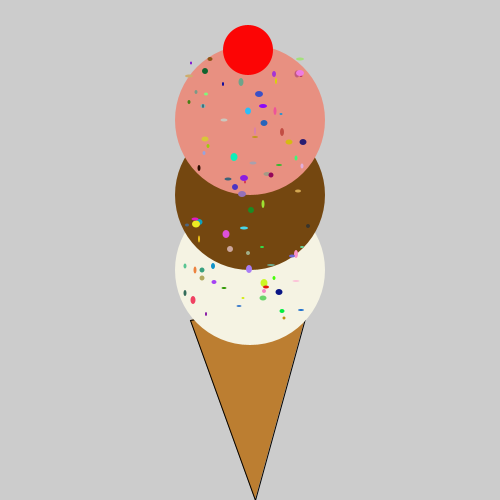
Frame 1 (no input)
Frame 60 (the mouse pressed at the canvas centre just before this capture): identical to frame 1, image omitted
Frame 120 (the mouse held since frame 60 and released just before this capture): identical to frame 1, image omitted

The Processing sketch that drew this single still picture (run headless with seeded random() and noise(); from frame 60 on, the mouse is pressed at the canvas centre):

// Processing sketch: ice_cream_scoop
// ── ice_cream_scoop.pde
void setup(){
  size(500,500);
  //1. call the makeIceCreamCone() below to make an ice cream cone
  makeIceCreamCone();
  
  //2. use the addScoop method below to add as many scoops of ice cream as you want
  addScoop("Vanilla");
  addScoop("Chocolate");
  addScoop("Strawberry");
 
  //3. Use the method to add sprinkles to your ice cream
  addSprinkle(89);
  
  //4. Write code to add a cherry to the top of your ice cream. hint: ellipse

  fill(#FC0505);
  ellipse(248, 50, 50, 50);

}
void draw(){
    println(mouseX);
  println(mouseY);
}

/******************************************************************/

//Icecream recipe
int SCOOPSIZE = 150;
int scoops = 0;
int coneY = 320;

//Don't Touch this method; Call it!!
void makeIceCreamCone(){
    //noStroke();
    fill(188,126,49);
    triangle(190,320,310,300,255,500);
}

//Don't touch this method; call it!!!
void addScoop(String flavor){
  noStroke();
  if(flavor.equalsIgnoreCase("chocolate")){
      fill(116,71,16);
    }
    else if(flavor.equalsIgnoreCase("Strawberry")){
     fill( 232 ,144,129);
    }
    else if(flavor.equalsIgnoreCase("Vanilla")){
    fill(245, 243, 227);
    } else{
     println("ERROR: We don't have the flavor "+ flavor); 
     return;
    }
     ellipse(width/2,coneY - 50 - (SCOOPSIZE*scoops)/2,SCOOPSIZE,SCOOPSIZE);
      scoops++;
}

//Don't Touch this method!!
void addSprinkle(int numberOfSprinkles){
  for(int i = 0; i<numberOfSprinkles; i++){
  fill(random(256),random(256),random(256));
  int minX = width/2-SCOOPSIZE/2 + 10;
  int maxX = SCOOPSIZE/3 +width/2 +10;
  int minY = coneY-((SCOOPSIZE)*scoops)/2-40;
  int maxY = coneY;
  int sprinkleAreaX = (int)random(minX, maxX);
  int sprinkleAreaY = (int)random(minY, maxY);
  int sprinkleWidth = (int)random(2,9);
  int sprinkleHeight = (int)random(2,9);
  ellipse(sprinkleAreaX,sprinkleAreaY,sprinkleHeight,sprinkleWidth);
  }
}
